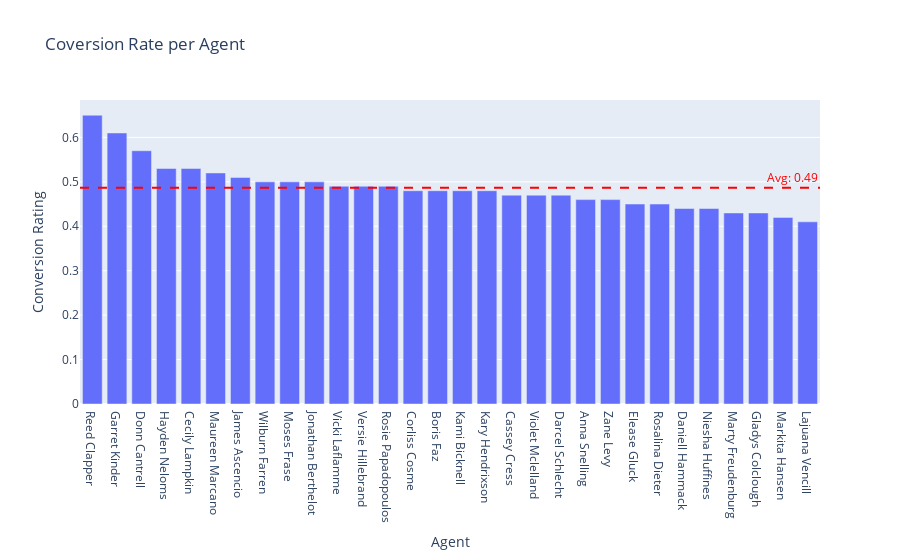

The notebook cell this image was saved under:
### Code cell
# Picking the top 10 agents by total value of sales

performance_by_sales_agent = df_pipe_agg.groupby('sales_agent')[['close_value']].sum().sort_values(['close_value'],ascending=False).reset_index()
performance_by_sales_agent = performance_by_sales_agent.rename(columns={"close_value": "total_close_value"})
print('Top 10 Sales Agents \n\n' , performance_by_sales_agent.head(10))

conversion_rate = df_pipe_agg.groupby('sales_agent').apply(
    lambda x: (x['deal_stage'] == 'Won').sum() / len(x), include_groups=False
).sort_values(ascending=False).reset_index(name='conversion_rate')

avg_conversion_rate = conversion_rate['conversion_rate'].mean() # return the avg conversion rate

fig = px.bar(conversion_rate.round(2), x='sales_agent', y='conversion_rate', 
       title='Coversion Rate per Agent', labels={'conversion_rate': 'Conversion Rating', 'sales_agent': 'Agent'})

# Adding the average conversion rate to the plot
fig.add_hline(y=avg_conversion_rate, line_dash="dash", line_color="red",
              annotation_text=f"Avg: {avg_conversion_rate.round(2)}",
              annotation_position="top right",
              annotation_font_color="red")
fig.show()

### Figure 1 — Plotly figure (JSON) as saved in the notebook; plotly's stock layout.template omitted (floating-point values rounded to 4 significant figures)
{"data": [{"hovertemplate": "Agent=%{x}<br>Conversion Rating=%{y}<extra></extra>", "legendgroup": "", "marker": {"color": "#636efa", "pattern": {"shape": ""}}, "name": "", "orientation": "v", "showlegend": false, "textposition": "auto", "type": "bar", "x": ["Reed Clapper", "Garret Kinder", "Donn Cantrell", "Hayden Neloms", "Cecily Lampkin", "Maureen Marcano", "James Ascencio", "Wilburn Farren", "Moses Frase", "Jonathan Berthelot", "Vicki Laflamme", "Versie Hillebrand", "Rosie Papadopoulos", "Corliss Cosme", "Boris Faz", "Kami Bicknell", "Kary Hendrixson", "Cassey Cress", "Violet Mclelland", "Darcel Schlecht", "Anna Snelling", "Zane Levy", "Elease Gluck", "Rosalina Dieter", "Daniell Hammack", "Niesha Huffines", "Marty Freudenburg", "Gladys Colclough", "Markita Hansen", "Lajuana Vencill"], "xaxis": "x", "y": [0.65, 0.61, 0.57, 0.53, 0.53, 0.52, 0.51, 0.5, 0.5, 0.5, 0.49, 0.49, 0.49, 0.48, 0.48, 0.48, 0.48, 0.47, 0.47, 0.47, 0.46, 0.46, 0.45, 0.45, 0.44, 0.44, 0.43, 0.43, 0.42, 0.41], "yaxis": "y"}], "layout": {"annotations": [{"font": {"color": "red"}, "showarrow": false, "text": "Avg: 0.49", "x": 1, "xanchor": "right", "xref": "x domain", "y": 0.487, "yanchor": "bottom", "yref": "y"}], "barmode": "relative", "legend": {"tracegroupgap": 0}, "shapes": [{"line": {"color": "red", "dash": "dash"}, "type": "line", "x0": 0, "x1": 1, "xref": "x domain", "y0": 0.487, "y1": 0.487, "yref": "y"}], "title": {"text": "Coversion Rate per Agent"}, "xaxis": {"anchor": "y", "domain": [0, 1], "title": {"text": "Agent"}}, "yaxis": {"anchor": "x", "domain": [0, 1], "title": {"text": "Conversion Rating"}}}}
